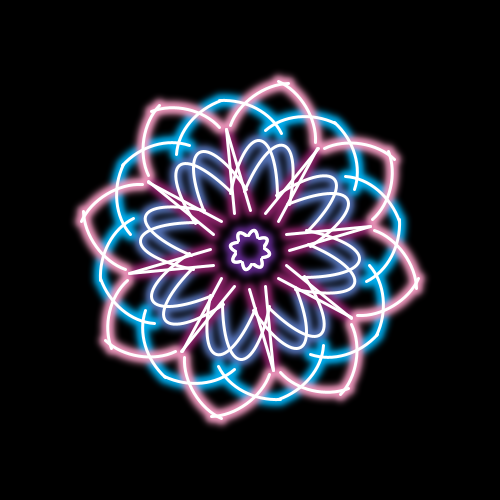
Frame 1 (no input)
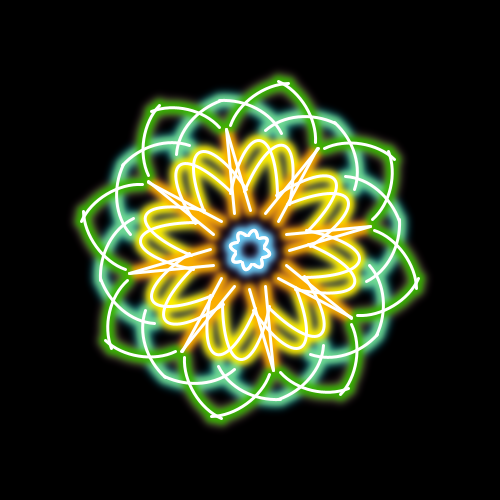
Frame 2 (the mouse pressed at the canvas centre, redrawn once)

The Processing sketch that drew these frames (run headless with seeded random() and noise(); the mouse was pressed at the canvas centre and the sketch redrawn once):

// Processing sketch: kaleidoscopeLines
// ── kaleidoscopeLines.pde
int numPattern = 16;
float theta;
float rot = 2*PI/numPattern;
float delta_theta = 0.04;
color[] colors = {#FFFFFF, //white
                  #000000, //black
                  #37B400, //green
                  #E2F2F8, //light green
                  #A4D49D, //pale green
                  #8C7853, //brass
                  #00AEEF, //bright blue
                  #5573B7, //ocean blue
                  #6CCFF7, //light blue
                  #70DB93, //navy
                  #F16522, //orange
                  #DBDB70, //light yellow
                  #FFF100, //bright yellow
                  #FFFF00, //yellow
                  #FBAF00, //golden
                  #FDC68C, //dark yellow
                  #A763A9, //purple
                  #652C91, //purple blue
                  #BC8CBF, //light purple
                  #2F3192, //blue purple
                  #FF0000, //red
                  #F16D7E, //earth red
                  #ED008C, //dark red
                  #F49BC1, //pink
                  #ED00FF, //rose 
                  #8E236B, //brown red
                  #5C3317 //chocolate
};
    
void setup() {
  size(500, 500);
  background(0);
  noStroke();
  colorMode(HSB);
  noFill();
  theta = 0;
  noLoop();
  //frameRate(4);
  smooth();
}

void drawLines(float x1, float y1, float x2, float y2, int sw, color c) {
  int s = 1;

  for(int i=0; i<numPattern; i++) {
    rotate(rot);
    pushMatrix();
    scale(s, 1);
    
    stroke(c);
    strokeWeight(sw);
    line(x1, y1, x2, y2);

    popMatrix();
    s *= -1;
  }
    
}

void drawArcs(float cx, float cy, float w, float h, float rotEllip, float a1, float a2, int sw, color c) {
  int s = 1;
  float rotang  = 0;//rot;

  for(int i=0; i<numPattern; i++) {
    pushMatrix();
    rotate(rotang);
    scale(s, 1);
    
    pushMatrix();
    translate(cx, cy);
    rotate(rotEllip);
    stroke(c);
    strokeWeight(sw);
    arc(cx, cy, w, h, a1, a2);

    popMatrix();
    popMatrix();
    s *= -1;
    rotang+= rot;
  }
  
  
}



void draw() {
  translate(width/2, height/2);
  
  // center thing in front
  drawArcs(0, 0, 40, 13, 0.2, -PI/4, PI/4, 12, colors[int(random(colors.length))]);

  // double arches behind the star
  drawArcs(15, 0, 160, 50, 0.1, -PI*0.4, PI*0.4, 12, colors[int(random(colors.length))]);

  // the star
  drawLines(40, 0, 120, 24, 12, colors[int(random(colors.length))]);
  
  // the second to last arches
  drawArcs(45, 25, 100, 120, PI/13, -PI/3, PI/13, 13, colors[int(random(colors.length))]);
  
  // the outer arches
  drawArcs(40, 50, 70, 100, PI/20, -PI/4, PI/4, 13, colors[int(random(colors.length))]);

  filter(BLUR, 3);
  
  // outline of the star
  drawLines(40, 0, 120, 24, 3, 255);
  // outline of the double arch
  drawArcs(15, 0, 160, 50, 0.1, -PI*0.4, PI*0.4, 3, 255);
  // outline of the center thing
  drawArcs(0, 0, 40, 13, 0.2, -PI/4, PI/4, 3, 255);
  // outline of second to last arches
  drawArcs(45, 25, 100, 120, PI/13, -PI/3, PI/13, 3, 255);
  // outline of outer archers
  drawArcs(40, 50, 70, 100, PI/20, -PI/4, PI/4, 3, 255);
  
  // how to take a screenshot the canvas
  //save("kaleidoscopeLine.tif");
}
